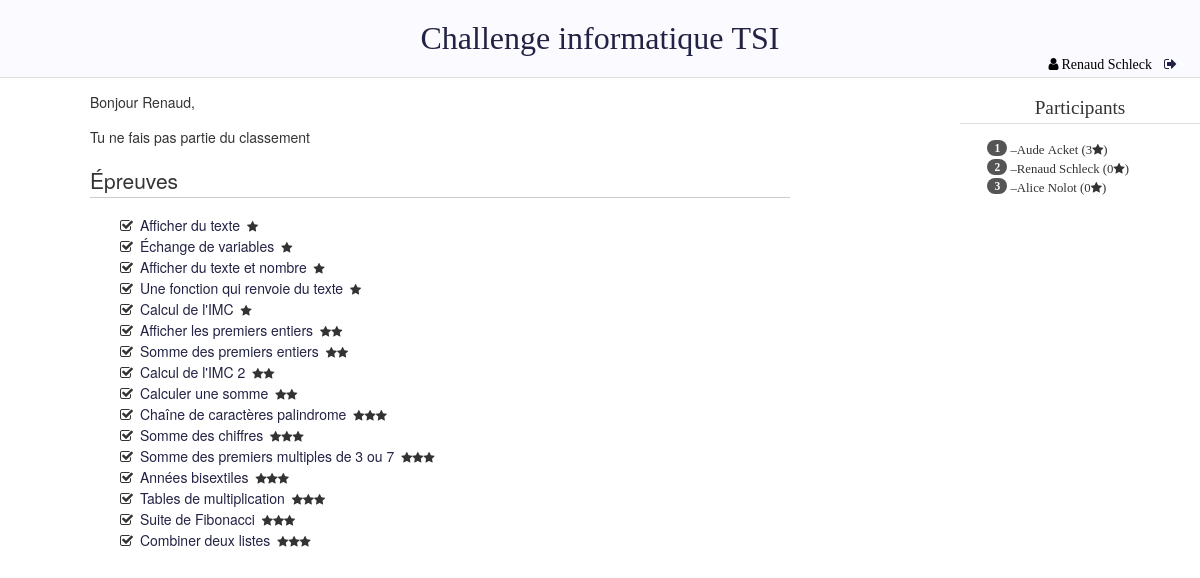
Screenshot of /challenge/accueil/ (signed in) with the database file from the repository.
### challenge/models.py (models this page shows, shortened)
class Epreuve(models.Model):
    titre = models.CharField(max_length=50, default="")
    enonce = models.TextField(default="")
    test = models.TextField(default="")
    points = models.IntegerField(default=0)
    difficulte = models.IntegerField(default=0)

### challenge/views.py (the view)
def accueilView(request):
    if request.user.is_authenticated:
        user = request.user
        codes = Code.objects.filter(etudiant=user.etudiant)
        epreuves = Epreuve.objects.all().order_by('difficulte')
        listeEpreuves = []
        for e in epreuves:
            if codes.filter(epreuve=e) and codes.get(epreuve=e).score>0:
                r = True
            else:
                r = False
            listeEpreuves.append({
                'id': e.id,
                'reussie': r,
                'points': e.points,
                'titre': e.titre,
                'difficulte': list(range(e.difficulte)),
            })
        statEpreuves={'total': len(listeEpreuves),
                      'restantes': len(listeEpreuves)-len(codes)}
        return render(request, 'challenge/base.html',
                      {'listeEpreuves': listeEpreuves,
                       'statEpreuves': statEpreuves,
                       'classement': classement(user.etudiant),
                       'user': user,
                       'listeJoueurs': listeJoueurs()})
    else:
        return redirect('challenge:loginView')

### challenge/views.py (called while the page is built)
def classement(etudiant):
    if(etudiant.estClasse):
        l = list(Etudiant.objects.filter(estClasse=True).order_by('-score'))
        rang = l.index(etudiant)+1
        total = len(l)
    else:
        rang=-1
        total=-1
    return {'pos': rang, "tot": total}

def listeJoueurs():
    joueurs = []
    for e in Etudiant.objects.all().filter(estClasse=True).order_by('-score'):
        joueurs.append({
            'id': e.id,
            'first_name': e.user.first_name,
            'last_name': e.user.last_name,
            'score': e.score,
        }
        )
    return joueurs

### challenge/templates/challenge/base.html (shortened to what this page needs)
<!DOCTYPE html>
<html lang="fr">
<head>
  {% load static %}
  <link rel="stylesheet" type="text/css" href="{% static 'challenge/css/style.css' %}" />
</head>
<body>
<header>
  <h1> <a href={% url 'challenge:accueil'%}> Challenge informatique TSI  </a></h1>
  <div id='user_div'>
    {% if user.is_authenticated %}
    <i class="fa fa-user" aria-hidden="true"></i>{{ user.first_name }} {{ user.last_name }}<a href={% url 'challenge:logoutView' %}><i class="fa fa-sign-out" aria-hidden="true"></i></a>
    {% else %}
    <a href={% url 'challenge:loginView' %}>Se connecter<i class="fa fa-sign-in" aria-hidden="true"></i></a>
    {% endif %}
  </div>
</header>
<div id='page'>
<section id='contenu'>
{% block contenu %}
{% with score=user.etudiant.score %}
<p>Bonjour {{ user.first_name }},</p>
{% if user.etudiant.estClasse %}
<p>Avec {{ score }} point{{ score|pluralize }}, ton classement actuel est {{ classement.pos }}/{{ classement.tot }}. Il te reste {{ statEpreuves.restantes }} épreuve{{ statEpreuves.restantes|pluralize }} à tenter.</p>
{% else %}
<p> Tu ne fais pas partie du classement </p>
{% endif %}
<h1>Épreuves</h1>
<ul class='fa-ul'>
{% for e in listeEpreuves %}
<li>
  {% if e.reussie == True %}
  <i class="fa fa-check-square-o" aria-hidden="true"></i>
  {% else %}
  <i class="fa fa-square-o" aria-hidden="true"></i>
  {% endif %}
  <a href={% url 'challenge:editeCode' epreuve_id=e.id%}>{{ e.titre }}</a>
  {% for i in e.difficulte %}<i class="fa fa-star smaller" aria-hidden="true"></i>{% endfor %}
   </li>
{% endfor %}
</ul>
{% endwith %}
{% endblock %}
</section>
<aside id='joueurs'>
{% if user.is_authenticated%}
<h1>Participants</h1>
<ul class=fa-ul>
{% for j in listeJoueurs %}
<li><span class="classement">{{ forloop.counter }}</span> &ndash;{{ j.first_name }} {{ j.last_name }} <span class="badge">{{ j.score }}<i class="fa fa-star smaller"></i></span> </li>
{% endfor %}
</ul>
{% endif %}
</aside>
</body>
</html>

### challenge/static/challenge/css/style.css (style rules this page uses)
body { margin:0px; font-family: fontawesome; }
a { text-decoration:none; color:#224; padding:3px; }
header { margin: 0px; padding: 20px; background-color: #FAFAFF; border-bottom: solid #DDD 1px; font-weight: 300; }
h1 { font-weight: lighter; }
header h1 { margin-left: auto; margin-right:auto; margin-top:0px; margin-bottom: 0px; text-align: center; }
aside#joueurs { float: right; width: 240px; margin-right: -250px; font-size: 0.8em; color: #333; line-height: 1.5; }
aside#joueurs h1 { text-align: center; border-bottom: solid #DDD 1px; }
span.badge:before { content:"(" }
span.badge:after { content:")" }
span.classement { background:#555; border-radius:10px; font-weight: bold; font-size: 0.9em; padding: 2px 7px; color: #FFF; vertical-align:middle; min-width:40px; }
section#contenu { float: left; width: 700px; line-height: 1.5; font-family:"Helvetica Neue",Helvetica,Arial,sans-serif; font-size: 14px; color: #333; margin-left:50px; }
section h1 { width: 100%; border-bottom: solid #CCC 1px; line-height:1.5; }
i.smaller { font-size:12px; letter-spacing:0px; }
i.fa-user { margin-right:3px; }
div#page { margin-right: 250px; margin-left: 40px; margin-top: 0px; }
header div#user_div { float: right; font-size:14px; }
header div i.fa { margin-left:9px; }

### rows the page displays
Epreuve: titre "Afficher du texte"
Epreuve: titre "Échange de variables"
Epreuve: titre "Afficher du texte et nombre"
Epreuve: titre "Une fonction qui renvoie du texte"
Epreuve: titre "Calcul de l'IMC"
Epreuve: titre "Afficher les premiers entiers"
Epreuve: titre "Somme des premiers entiers"
Epreuve: titre "Calcul de l'IMC 2"
Epreuve: titre "Calculer une somme"
Epreuve: titre "Chaîne de caractères palindrome"
Epreuve: titre "Somme des chiffres"
Epreuve: titre "Somme des premiers multiples de 3 ou 7"
Epreuve: titre "Années bisextiles"
Epreuve: titre "Tables de multiplication"
Epreuve: titre "Suite de Fibonacci"
Epreuve: titre "Combiner deux listes"

### other values shown
{{ user.first_name }} "Renaud"
{{ user.last_name }} "Schleck"
{{ j.first_name }} "Aude" "Renaud" "Alice"
{{ j.last_name }} "Acket" "Schleck" "Nolot"
{{ j.score }} "3" "0" "0"
